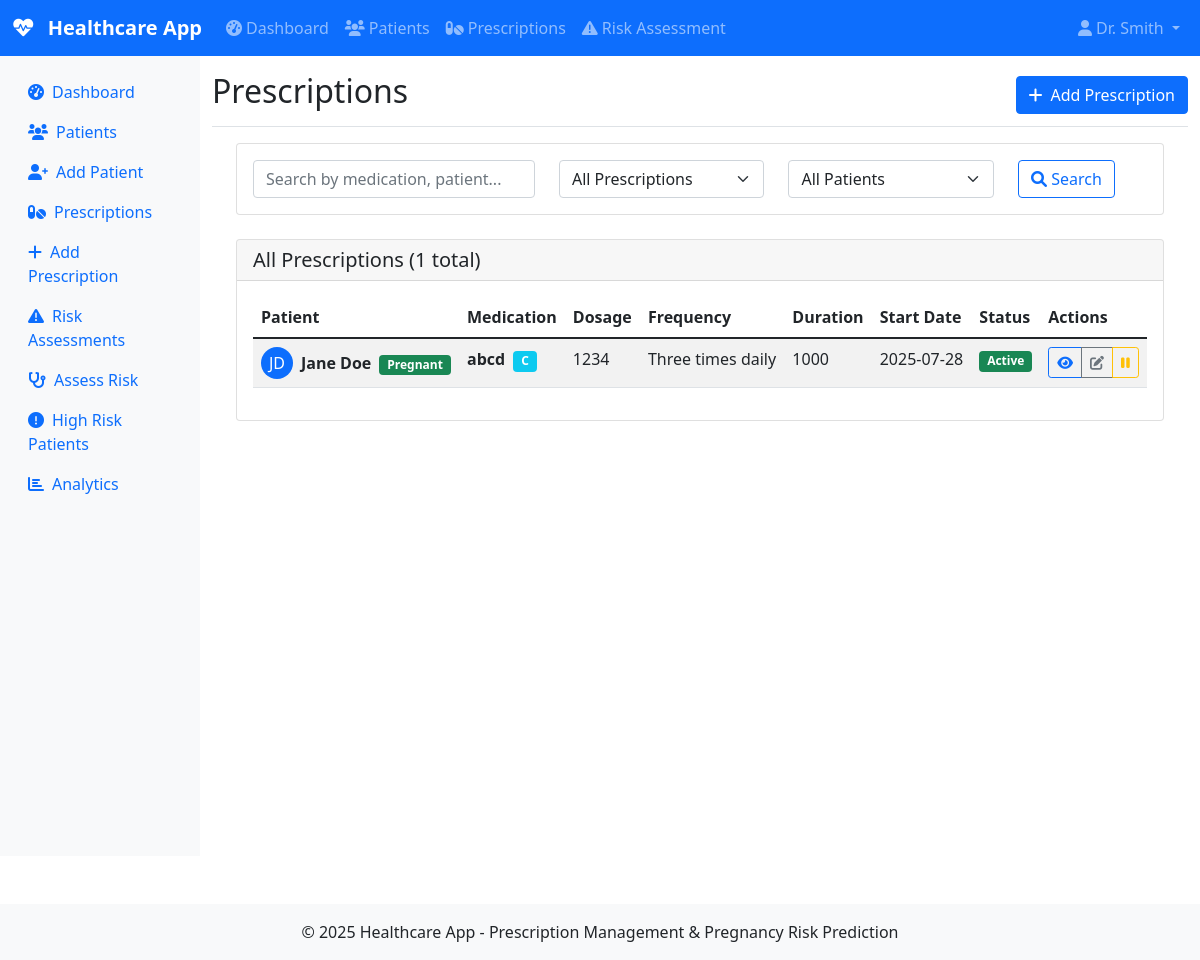
The app's page /prescriptions/ (signed in) with its own data.
### app/models.py (models this page shows, shortened)
class User(UserMixin, db.Model):
    __tablename__ = 'users'
    id = db.Column(db.Integer, primary_key=True)
    username = db.Column(db.String(80), unique=True, nullable=False)
    email = db.Column(db.String(120), unique=True, nullable=False)
    password_hash = db.Column(db.String(128))
    role = db.Column(db.String(20), default='doctor')  # doctor, nurse, admin
    created_at = db.Column(db.DateTime, default=datetime.utcnow)
    is_active = db.Column(db.Boolean, default=True)
    prescriptions = db.relationship('Prescription', backref='doctor', lazy='dynamic')
    risk_assessments = db.relationship('RiskAssessment', backref='assessed_by', lazy='dynamic')

class Prescription(db.Model):
    __tablename__ = 'prescriptions'
    id = db.Column(db.Integer, primary_key=True)
    patient_id = db.Column(db.Integer, db.ForeignKey('patients.id'), nullable=False)
    doctor_id = db.Column(db.Integer, db.ForeignKey('users.id'), nullable=False)
    medication_name = db.Column(db.String(100), nullable=False)
    dosage = db.Column(db.String(50), nullable=False)
    frequency = db.Column(db.String(50), nullable=False)
    duration = db.Column(db.String(50))
    instructions = db.Column(db.Text)
    prescribed_date = db.Column(db.DateTime, default=datetime.utcnow)
    start_date = db.Column(db.Date)
    end_date = db.Column(db.Date)
    diagnosis = db.Column(db.String(200))
    notes = db.Column(db.Text)
    is_active = db.Column(db.Boolean, default=True)
    pregnancy_category = db.Column(db.String(5))  # A, B, C, D, X
    pregnancy_safe = db.Column(db.Boolean)

class Patient(db.Model):
    __tablename__ = 'patients'
    id = db.Column(db.Integer, primary_key=True)
    first_name = db.Column(db.String(50), nullable=False)
    last_name = db.Column(db.String(50), nullable=False)
    email = db.Column(db.String(120), unique=True)
    phone = db.Column(db.String(20))
    date_of_birth = db.Column(db.Date, nullable=False)
    gender = db.Column(db.String(10))
    address = db.Column(db.Text)
    emergency_contact = db.Column(db.String(100))
    emergency_phone = db.Column(db.String(20))
    created_at = db.Column(db.DateTime, default=datetime.utcnow)
    blood_type = db.Column(db.String(5))
    allergies = db.Column(db.Text)
    medical_history = db.Column(db.Text)
    current_medications = db.Column(db.Text)
    is_pregnant = db.Column(db.Boolean, default=False)
    pregnancy_start_date = db.Column(db.Date)
    expected_due_date = db.Column(db.Date)
    pregnancy_complications = db.Column(db.Text)
    prescriptions = db.relationship('Prescription', backref='patient', lazy='dynamic')
    risk_assessments = db.relationship('RiskAssessment', backref='patient', lazy='dynamic')

### app/routes/prescriptions.py (the view)
@prescriptions_bp.route('/')
@login_required
def list_prescriptions():
    page = request.args.get('page', 1, type=int)
    patient_id = request.args.get('patient_id', type=int)
    query = Prescription.query
    if patient_id:
        query = query.filter_by(patient_id=patient_id)
    prescriptions = query.order_by(Prescription.prescribed_date.desc()).paginate(
        page=page, per_page=15, error_out=False
    )
    return render_template('prescriptions/list.html', prescriptions=prescriptions)

### app/templates/prescriptions/list.html (shortened to what this page needs)
{% extends "base.html" %}
{% block page_title %}Prescriptions{% endblock %}
{% block page_actions %}
<a href="{{ url_for('prescriptions.add_prescription') }}" class="btn btn-primary">
    <i class="fas fa-plus me-2"></i>Add Prescription
</a>
{% endblock %}
{% block content %}
<div class="row">
    <div class="col-12">
        <div class="card mb-4">
            <div class="card-body">
                <form method="GET" action="{{ url_for('prescriptions.list_prescriptions') }}">
                    <div class="row">
                        <div class="col-md-4">
                            <input type="text" class="form-control" name="search"
                                   placeholder="Search by medication, patient..."
                                   value="{{ search or '' }}">
                        </div>
                        <div class="col-md-3">
                            <select class="form-select" name="status">
                                <option value="">All Prescriptions</option>
                            </select>
                        </div>
                        <div class="col-md-3">
                            <select class="form-select" name="patient_id">
                                <option value="">All Patients</option>
                            </select>
                        </div>
                        <div class="col-md-2">
                            <button type="submit" class="btn btn-outline-primary me-2">
                                <i class="fas fa-search"></i> Search
                            </button>
                        </div>
                    </div>
                </form>
            </div>
        </div>
        <div class="card">
            <div class="card-header">
                <h5 class="card-title mb-0">All Prescriptions ({{ prescriptions.total }} total)</h5>
            </div>
            <div class="card-body">
                {% if prescriptions.items %}
                <div class="table-responsive">
                    <table class="table table-striped table-hover">
                        <thead>
                            <tr>
                                <th>Patient</th>
                                <th>Medication</th>
                                <th>Dosage</th>
                                <th>Frequency</th>
                                <th>Duration</th>
                                <th>Start Date</th>
                                <th>Status</th>
                                <th>Actions</th>
                            </tr>
                        </thead>
                        <tbody>
                            {% for prescription in prescriptions.items %}
                            <tr>
                                <td>
                                    <div class="d-flex align-items-center">
                                        <div class="avatar bg-primary text-white rounded-circle me-2" style="width: 32px; height: 32px; display: flex; align-items: center; justify-content: center;">
                                            {{ prescription.patient.first_name[0] }}{{ prescription.patient.last_name[0] }}
                                        </div>
                                        <div>
                                            <strong>{{ prescription.patient.first_name }} {{ prescription.patient.last_name }}</strong>
                                            {% if prescription.patient.is_pregnant %}
                                                <span class="badge bg-success ms-1">Pregnant</span>
                                            {% endif %}
                                        </div>
                                    </div>
                                </td>
                                <td>
                                    <strong>{{ prescription.medication_name }}</strong>
                                    {% if prescription.pregnancy_category %}
                                        <span class="badge bg-info ms-1">{{ prescription.pregnancy_category }}</span>
                                    {% endif %}
                                </td>
                                <td>{{ prescription.dosage }}</td>
                                <td>{{ prescription.frequency }}</td>
                                <td>{{ prescription.duration }}</td>
                                <td>{{ prescription.start_date.strftime('%Y-%m-%d') if prescription.start_date else 'N/A' }}</td>
                                <td>
                                    {% if prescription.is_active %}
                                        <span class="badge bg-success">Active</span>
                                    {% else %}
                                        <span class="badge bg-secondary">Inactive</span>
                                    {% endif %}
                                </td>
                                <td>
                                    <div class="btn-group" role="group">
                                        <a href="{{ url_for('prescriptions.view_prescription', id=prescription.id) }}" class="btn btn-sm btn-outline-primary" title="View Details">
                                            <i class="fas fa-eye"></i>
                                        </a>
                                        <a href="{{ url_for('prescriptions.edit_prescription', id=prescription.id) }}" class="btn btn-sm btn-outline-secondary" title="Edit">
                                            <i class="fas fa-edit"></i>
                                        </a>
                                        {% if prescription.is_active %}
                                        <button type="button" class="btn btn-sm btn-outline-warning" title="Deactivate"
                                                onclick="togglePrescription({{ prescription.id }}, false)">
                                            <i class="fas fa-pause"></i>
                                        </button>
                                        {% else %}
                                        <button type="button" class="btn btn-sm btn-outline-success" title="Activate"
                                                onclick="togglePrescription({{ prescription.id }}, true)">
                                            <i class="fas fa-play"></i>
                                        </button>
                                        {% endif %}
                                    </div>
                                </td>
                            </tr>
                            {% endfor %}
                        </tbody>
                    </table>
                </div>
                {% endif %}
            </div>
        </div>
    </div>
</div>
{% endblock %}

### app/templates/base.html (shortened to what this page needs)
<!DOCTYPE html>
<html lang="en">
  <head>
    <link
      href="https://cdn.jsdelivr.net/npm/bootstrap@5.1.3/dist/css/bootstrap.min.css"
      rel="stylesheet" />
    <link
      rel="stylesheet"
      href="https://cdnjs.cloudflare.com/ajax/libs/font-awesome/6.0.0/css/all.min.css" />
  </head>
  <body>
    <nav class="navbar navbar-expand-lg navbar-dark bg-primary">
      <div class="container-fluid">
        <a class="navbar-brand" href="{{ url_for('main.index') }}">
          <i class="fas fa-heartbeat me-2"></i>
          Healthcare App
        </a>
        <div class="collapse navbar-collapse" id="navbarNav">
          <ul class="navbar-nav me-auto">
            {% if current_user.is_authenticated %}
            <li class="nav-item">
              <a class="nav-link" href="{{ url_for('main.dashboard') }}">
                <i class="fas fa-tachometer-alt me-1"></i>Dashboard
              </a>
            </li>
            <li class="nav-item">
              <a
                class="nav-link"
                href="{{ url_for('patients.list_patients') }}">
                <i class="fas fa-users me-1"></i>Patients
              </a>
            </li>
            <li class="nav-item">
              <a
                class="nav-link"
                href="{{ url_for('prescriptions.list_prescriptions') }}">
                <i class="fas fa-pills me-1"></i>Prescriptions
              </a>
            </li>
            <li class="nav-item">
              <a class="nav-link" href="{{ url_for('risk.list_assessments') }}">
                <i class="fas fa-exclamation-triangle me-1"></i>Risk Assessment
              </a>
            </li>
            {% endif %}
          </ul>
          <ul class="navbar-nav">
            {% if current_user.is_authenticated %}
            <li class="nav-item dropdown">
              <a
                class="nav-link dropdown-toggle"
                href="#"
                id="navbarDropdown"
                role="button"
                data-bs-toggle="dropdown">
                <i class="fas fa-user me-1"></i>{{ current_user.username }}
              </a>
            </li>
            {% endif %}
          </ul>
        </div>
      </div>
    </nav>
    <div class="container-fluid">
      <div class="row">
        {% if current_user.is_authenticated %}
        <nav class="col-md-2 d-md-block sidebar collapse">
          <div class="position-sticky pt-3">
            <ul class="nav flex-column">
              <li class="nav-item">
                <a class="nav-link" href="{{ url_for('main.dashboard') }}">
                  <i class="fas fa-tachometer-alt me-2"></i>Dashboard
                </a>
              </li>
              <li class="nav-item">
                <a
                  class="nav-link"
                  href="{{ url_for('patients.list_patients') }}">
                  <i class="fas fa-users me-2"></i>Patients
                </a>
              </li>
              <li class="nav-item">
                <a
                  class="nav-link"
                  href="{{ url_for('patients.add_patient') }}">
                  <i class="fas fa-user-plus me-2"></i>Add Patient
                </a>
              </li>
              <li class="nav-item">
                <a
                  class="nav-link"
                  href="{{ url_for('prescriptions.list_prescriptions') }}">
                  <i class="fas fa-pills me-2"></i>Prescriptions
                </a>
              </li>
              <li class="nav-item">
                <a
                  class="nav-link"
                  href="{{ url_for('prescriptions.add_prescription') }}">
                  <i class="fas fa-plus me-2"></i>Add Prescription
                </a>
              </li>
              <li class="nav-item">
                <a
                  class="nav-link"
                  href="{{ url_for('risk.list_assessments') }}">
                  <i class="fas fa-exclamation-triangle me-2"></i>Risk
                  Assessments
                </a>
              </li>
              <li class="nav-item">
                <a class="nav-link" href="{{ url_for('risk.assess_risk') }}">
                  <i class="fas fa-stethoscope me-2"></i>Assess Risk
                </a>
              </li>
              <li class="nav-item">
                <a
                  class="nav-link"
                  href="{{ url_for('risk.high_risk_patients') }}">
                  <i class="fas fa-exclamation-circle me-2"></i>High Risk
                  Patients
                </a>
              </li>
              <li class="nav-item">
                <a class="nav-link" href="{{ url_for('risk.analytics') }}">
                  <i class="fas fa-chart-bar me-2"></i>Analytics
                </a>
              </li>
            </ul>
          </div>
        </nav>
        {% endif %}
        <main
          class="{% if current_user.is_authenticated %}col-md-10 ms-sm-auto main-content{% else %}col-12{% endif %}">
          {% if current_user.is_authenticated %}
          <div
            class="d-flex justify-content-between flex-wrap flex-md-nowrap align-items-center pt-3 pb-2 mb-3 border-bottom">
            <h1 class="h2">{% block page_title %}Dashboard{% endblock %}</h1>
            <div class="btn-toolbar mb-2 mb-md-0">
              {% block page_actions %}{% endblock %}
            </div>
          </div>
          <div class="container-fluid">
            {% endif %} {% block content %}{% endblock %} {% if
            current_user.is_authenticated %}
          </div>
          {% endif %}
        </main>
      </div>
    </div>
    <footer class="bg-light text-center text-lg-start mt-5">
      <div class="text-center p-3">
        © 2025 Healthcare App - Prescription Management & Pregnancy Risk
        Prediction
      </div>
    </footer>
  </body>
</html>

### app/templates/base.html (style rules this page uses)
.navbar-brand { font-weight: bold; }
.sidebar { min-height: 100vh; background-color: #f8f9fa; }
.main-content { min-height: 100vh; }

### records on screen
User: username "Dr. Smith"
Prescription: patient "J", patient "D", patient.first_name "Jane", patient.last_name "Doe", medication_name "abcd", pregnancy_category "C", dosage "1234", frequency "Three times daily", duration "1000", start_date "2025-07-28", is_active "Active"

### other values on screen
{{ prescriptions.total }} "1"
